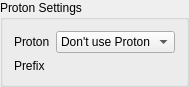
<?xml version="1.0" encoding="UTF-8"?>
<ui version="4.0">
 <class>ProtonSettings</class>
 <widget class="QGroupBox" name="ProtonSettings">
  <property name="geometry">
   <rect>
    <x>0</x>
    <y>0</y>
    <width>180</width>
    <height>84</height>
   </rect>
  </property>
  <property name="windowTitle">
   <string notr="true">ProtonSettings</string>
  </property>
  <property name="title">
   <string>Proton Settings</string>
  </property>
  <layout class="QFormLayout" name="main_layout">
   <property name="labelAlignment">
    <set>Qt::AlignRight|Qt::AlignTrailing|Qt::AlignVCenter</set>
   </property>
   <item row="0" column="0">
    <widget class="QLabel" name="proton_wrapper_label">
     <property name="text">
      <string>Proton</string>
     </property>
    </widget>
   </item>
   <item row="0" column="1">
    <widget class="QComboBox" name="proton_combo">
     <property name="sizePolicy">
      <sizepolicy hsizetype="Maximum" vsizetype="Fixed">
       <horstretch>0</horstretch>
       <verstretch>0</verstretch>
      </sizepolicy>
     </property>
     <item>
      <property name="text">
       <string>Don't use Proton</string>
      </property>
     </item>
    </widget>
   </item>
   <item row="1" column="0">
    <widget class="QLabel" name="proton_prefix_label">
     <property name="text">
      <string>Prefix</string>
     </property>
    </widget>
   </item>
  </layout>
 </widget>
 <resources/>
 <connections/>
</ui>
